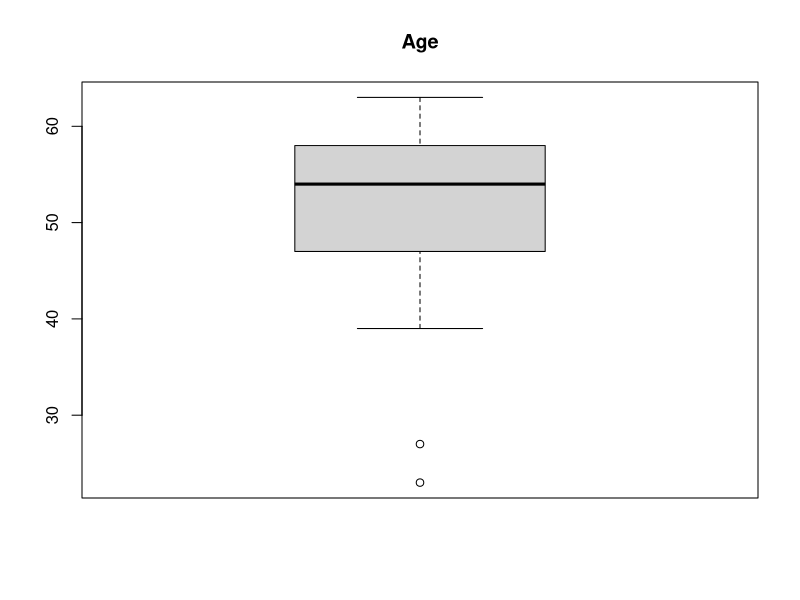
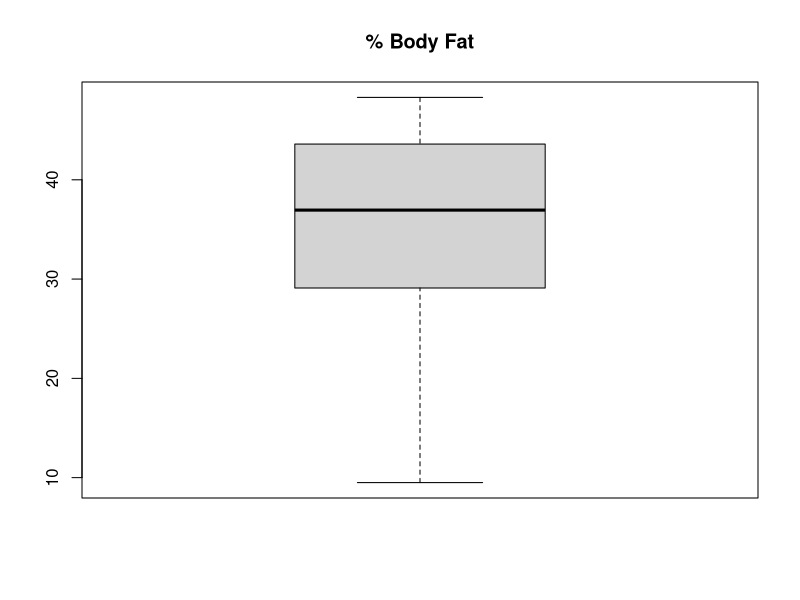
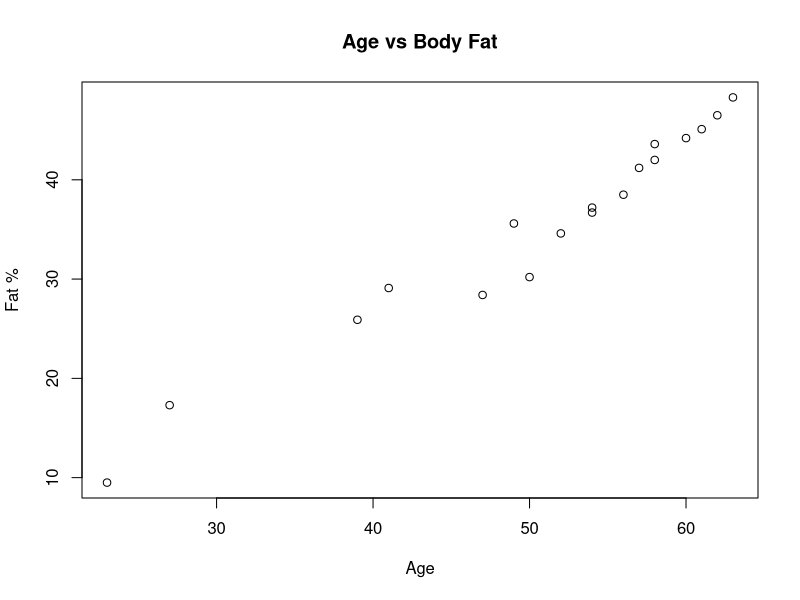
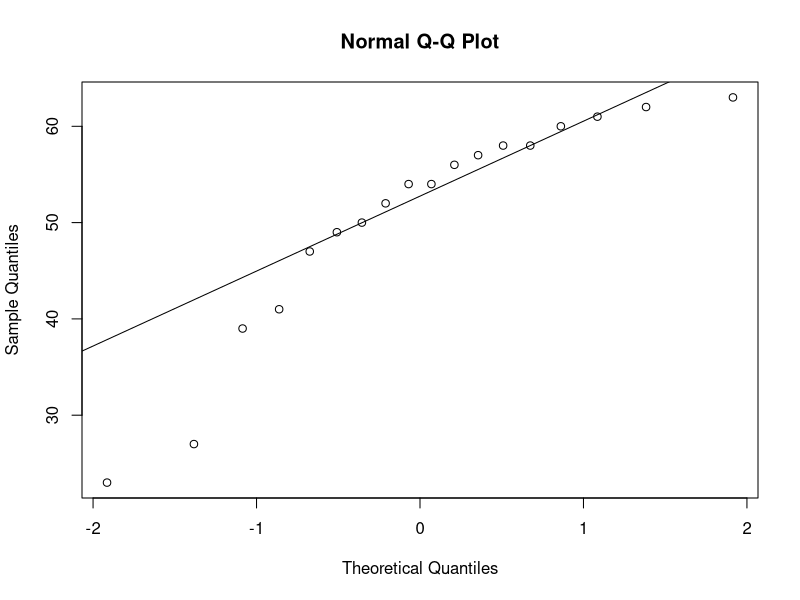
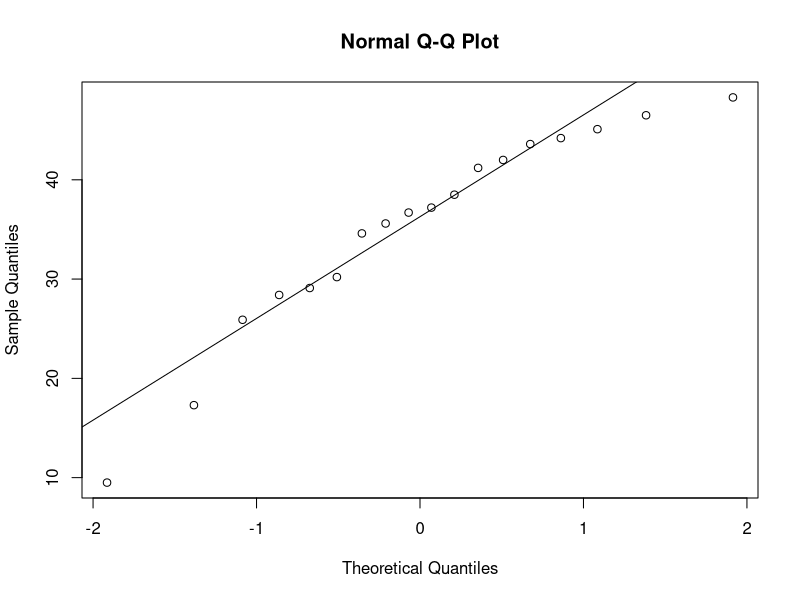

Write R code to recreate these figures, in order.
age <- c(23,27,39,41,47,49,50,52,54,54,56,57,58,58,60,61,62,63)
fat <- c(9.5,17.3,25.9,29.1,28.4,35.6,30.2,34.6,36.7,
         37.2,38.5,41.2,42.0,43.6,44.2,45.1,46.5,48.3)

mean(age); median(age); sd(age)
mean(fat); median(fat); sd(fat)

# Boxplots
boxplot(age, main="Age")
boxplot(fat, main="% Body Fat")

# Scatter plot
plot(age, fat, main="Age vs Body Fat", xlab="Age", ylab="Fat %")

# Q-Q plots
qqnorm(age); qqline(age)
qqnorm(fat); qqline(fat)
